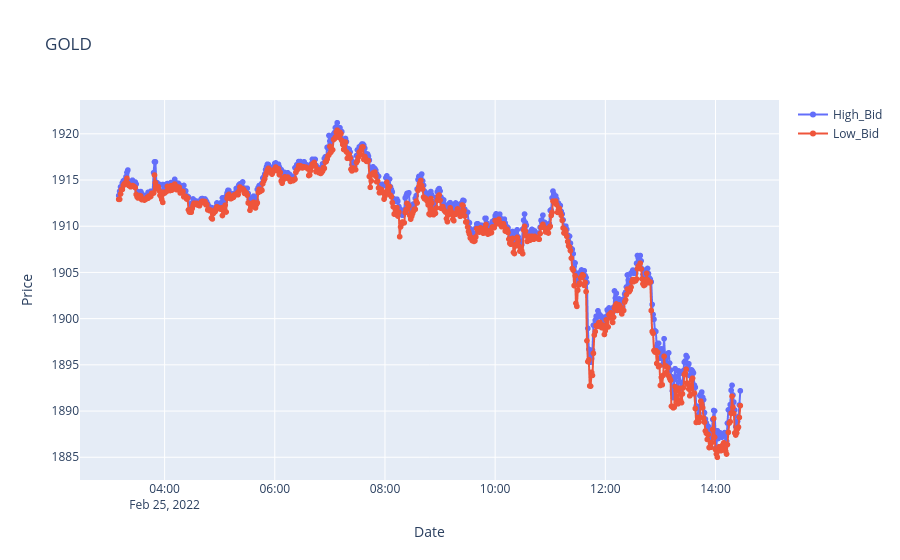

Notebook cell for this chart:
### Markdown cell above
<html> <h3 style="color:red;">
NOTE: DON'T FORGET TO SAVE AND BACK UP YOUR COMPLETED JUPYTER NOTEBOOK AND LAB LOGBOOK, AND UPLOAD THE LAB LOGBOOK REQUIREMENTS AS A SCREENSHOT OF YOUR CODE AND RESULT(S) ON YOUR GITHUB.
</h3> </html>

### Code cell
subset = data.iloc[53678:54356]

fig = px.line(
                subset,
                x='Local_time_T',
                y=['High_Bid', 'Low_Bid'],
                markers=True,
                title='GOLD',
             )
fig.update_layout(xaxis_title='Date', yaxis_title='Price', legend_title_text='')
fig.show()

### Figure 1 — Plotly figure (JSON) as saved in the notebook; plotly's stock layout.template omitted (floating-point values rounded to 4 significant figures; data arrays with more than 128 entries replaced by an {"elided": "..."} marker saying what was removed)
{"data": [{"hovertemplate": "variable=High_Bid<br>Local_time_T=%{x}<br>value=%{y}<extra></extra>", "legendgroup": "High_Bid", "line": {"color": "#636efa", "dash": "solid"}, "marker": {"symbol": "circle"}, "mode": "lines+markers", "name": "High_Bid", "showlegend": true, "type": "scattergl", "x": {"elided": "678 str values"}, "xaxis": "x", "y": {"elided": "678 float values"}, "yaxis": "y"}, {"hovertemplate": "variable=Low_Bid<br>Local_time_T=%{x}<br>value=%{y}<extra></extra>", "legendgroup": "Low_Bid", "line": {"color": "#EF553B", "dash": "solid"}, "marker": {"symbol": "circle"}, "mode": "lines+markers", "name": "Low_Bid", "showlegend": true, "type": "scattergl", "x": {"elided": "678 str values"}, "xaxis": "x", "y": {"elided": "678 float values"}, "yaxis": "y"}], "layout": {"legend": {"title": {"text": ""}, "tracegroupgap": 0}, "title": {"text": "GOLD"}, "xaxis": {"anchor": "y", "domain": [0, 1], "title": {"text": "Date"}}, "yaxis": {"anchor": "x", "domain": [0, 1], "title": {"text": "Price"}}}}
